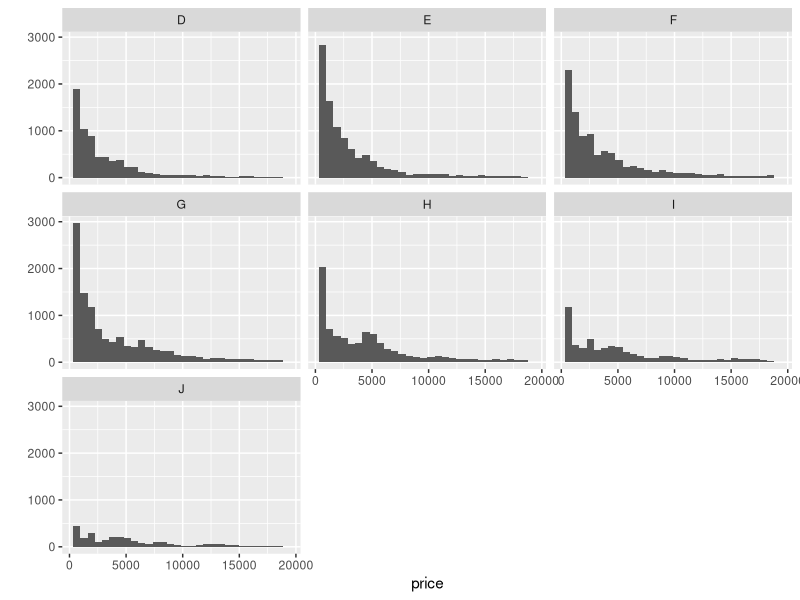
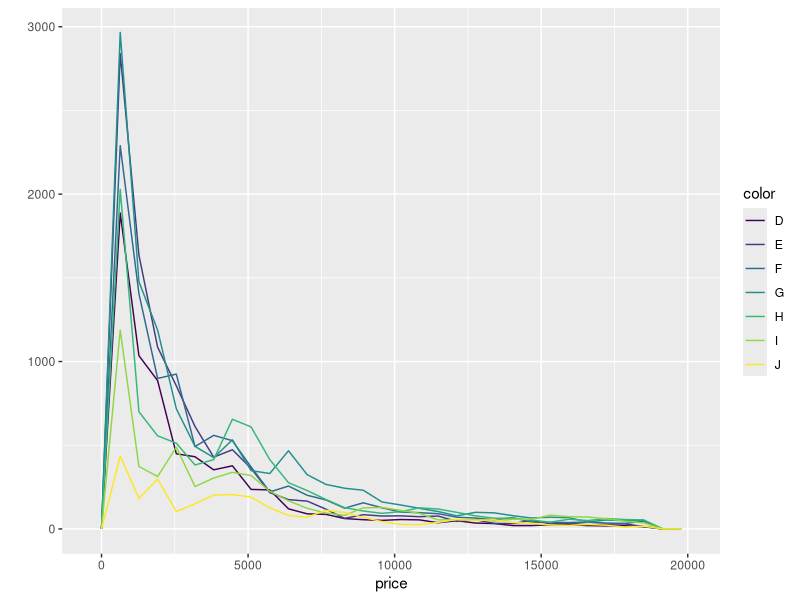
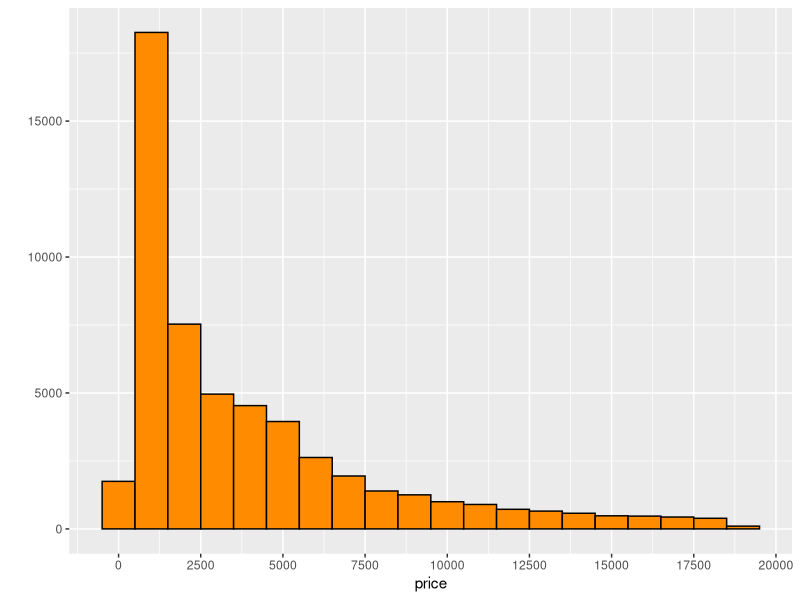
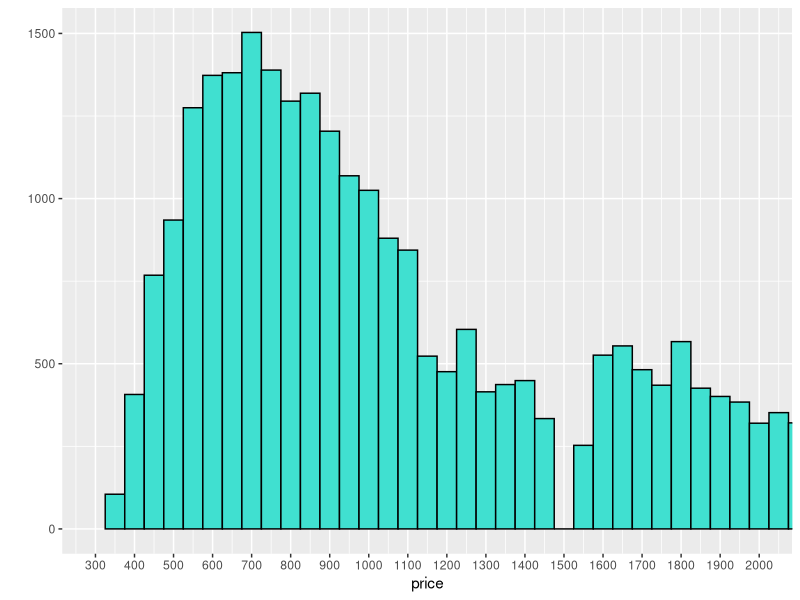
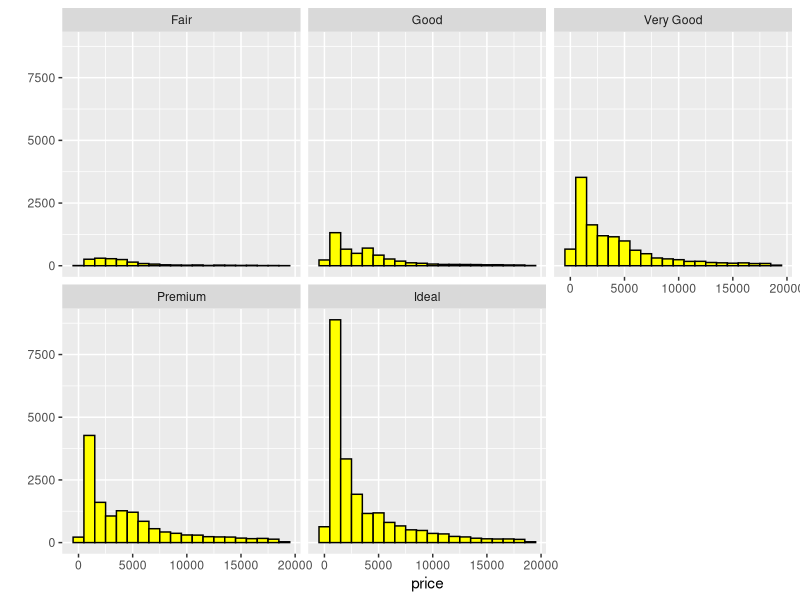
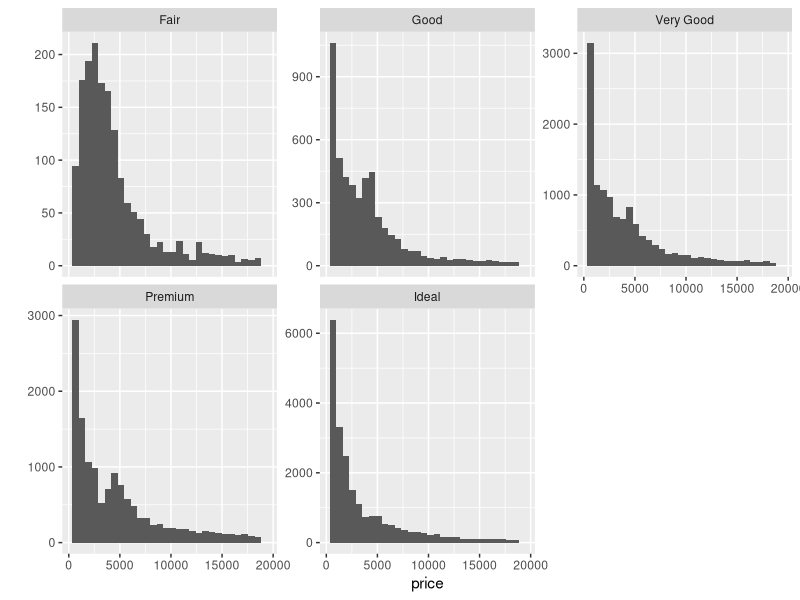
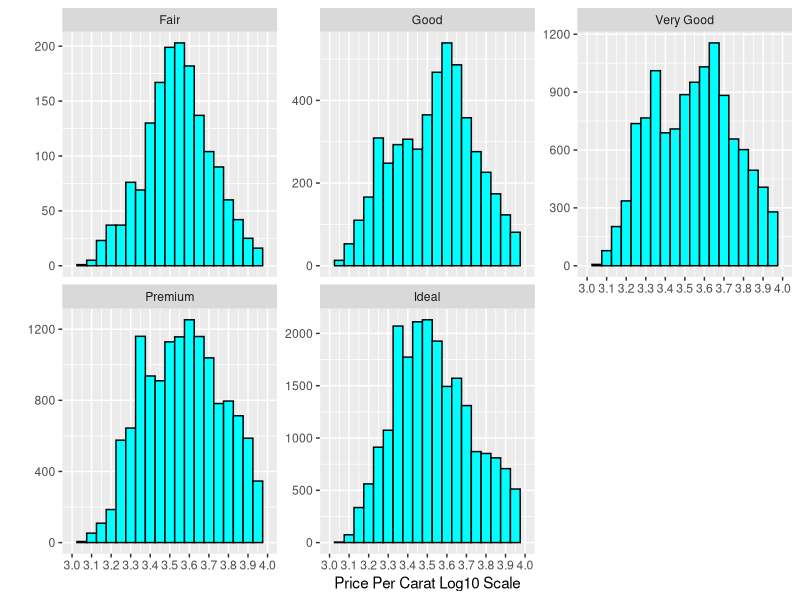
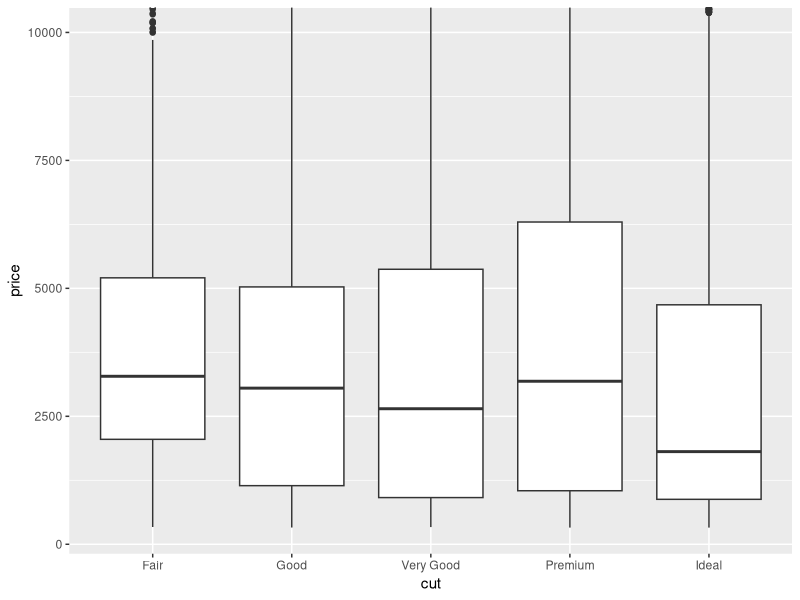

Write R code to recreate these figures, in order. (Note: this script raises an error after producing the figures.)
library(ggplot2)
data(diamonds)

summary(diamonds)
str(diamonds)
levels(diamonds$color)

qplot(x=price, data=diamonds)+
  facet_wrap(~color)
qplot(x= price, data=diamonds, geom='freqpoly', color=color)

str(diamonds)
levels(diamonds$color)
?diamonds

qplot(x=price, data=diamonds, binwidth=1000, color=I('black'), fill=I('darkorange'))+
  scale_x_continuous(breaks=seq(0,20000, 2500))

summary(diamonds$price)
IQR_price <- as.integer(summary(diamonds$price)[5] - summary(diamonds$price)[2])
qu1_price <- as.integer(summary(diamonds$price)[2])
qu3_price <- as.integer(summary(diamonds$price)[5])
qu3_price + 3*IQR_price
high_outliers = subset(diamonds, price > (qu3_price + 3*IQR_price))
low_outliers = subset(diamonds, price < (qu1_price - 3*IQR_price))
summary(diamonds$price)

nrow(subset(diamonds, price >= 15000))

qplot(x=price, data=diamonds, binwidth=50, color=I('black'), fill=I('turquoise'))+
  scale_x_continuous(breaks=seq(300,2000,100)) + 
  coord_cartesian(xlim=c(300,2000))

summary(subset(diamonds, price < 2000, price))
summary(diamonds$price)
?diamonds

qplot(x=price, data=diamonds, binwidth=1000, color=I('black'), fill=I('yellow'))+
  facet_wrap(~cut)

by(diamonds$price, diamonds$cut, summary, digits = max(getOption('digits')))

?facet_wrap
qplot(x=price, data= diamonds)+
facet_wrap(~cut, scales='free_y')

qplot(x=log10(diamonds$price/diamonds$carat), data=diamonds, binwidth=0.05,
      color=I('black'), fill=I('cyan'),
      xlab='Price Per Carat Log10 Scale')+
  facet_wrap(~cut, scales='free_y')+
  scale_x_continuous(lim=c(3,4),breaks=seq(3,4,0.1))

qplot(x=cut, y=price, data=diamonds, geom='boxplot') + 
  coord_cartesian(ylim=c(300,10000))

by(diamonds$price, diamonds$clarity, summary, digits=max(getOption('digits')))

qplot(x=color, y=price, data=diamonds, geom='boxplot')+
  coord_cartesian(ylim=c(300,10000))
?diamonds
summary(diamonds$depth)
summary(diamonds$table)
diamonds$table

by(diamonds$price, diamonds$color, summary)
J_diamonds_price = subset(diamonds, color=='J', price)
IQR_J_price = ((summary(J_diamonds_price))[5]- (summary(J_diamonds_price)[2]))
as.integer(summary(J_diamonds_price)[5]) - as.integer(summary(J_diamonds_price)[2])

qplot(x=color, y= price/carat, data=diamonds, geom='boxplot')+
  coord_cartesian(ylim=c(300,7500))

qplot(x=carat, data=diamonds, binwidth = 0.25) + 
  scale_x_continuous(lim = c(0,3), breaks=seq(0,3,0.25))

with(diamonds, table(carat)[table(carat) > 2000])

table(diamonds$carat)[table(diamonds$carat)>2000]
